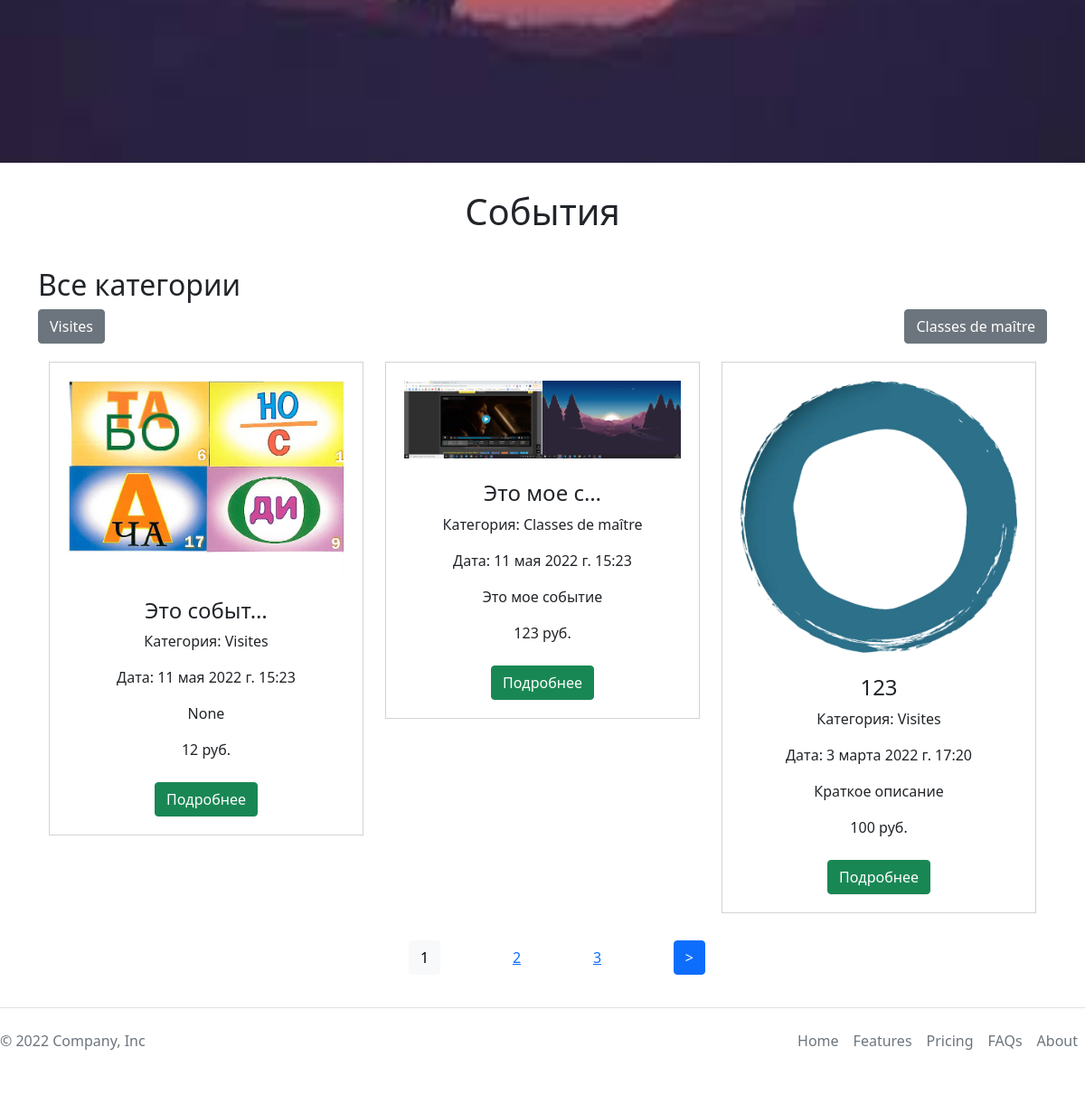
Before: /ru/ (lower part) with the older database file.
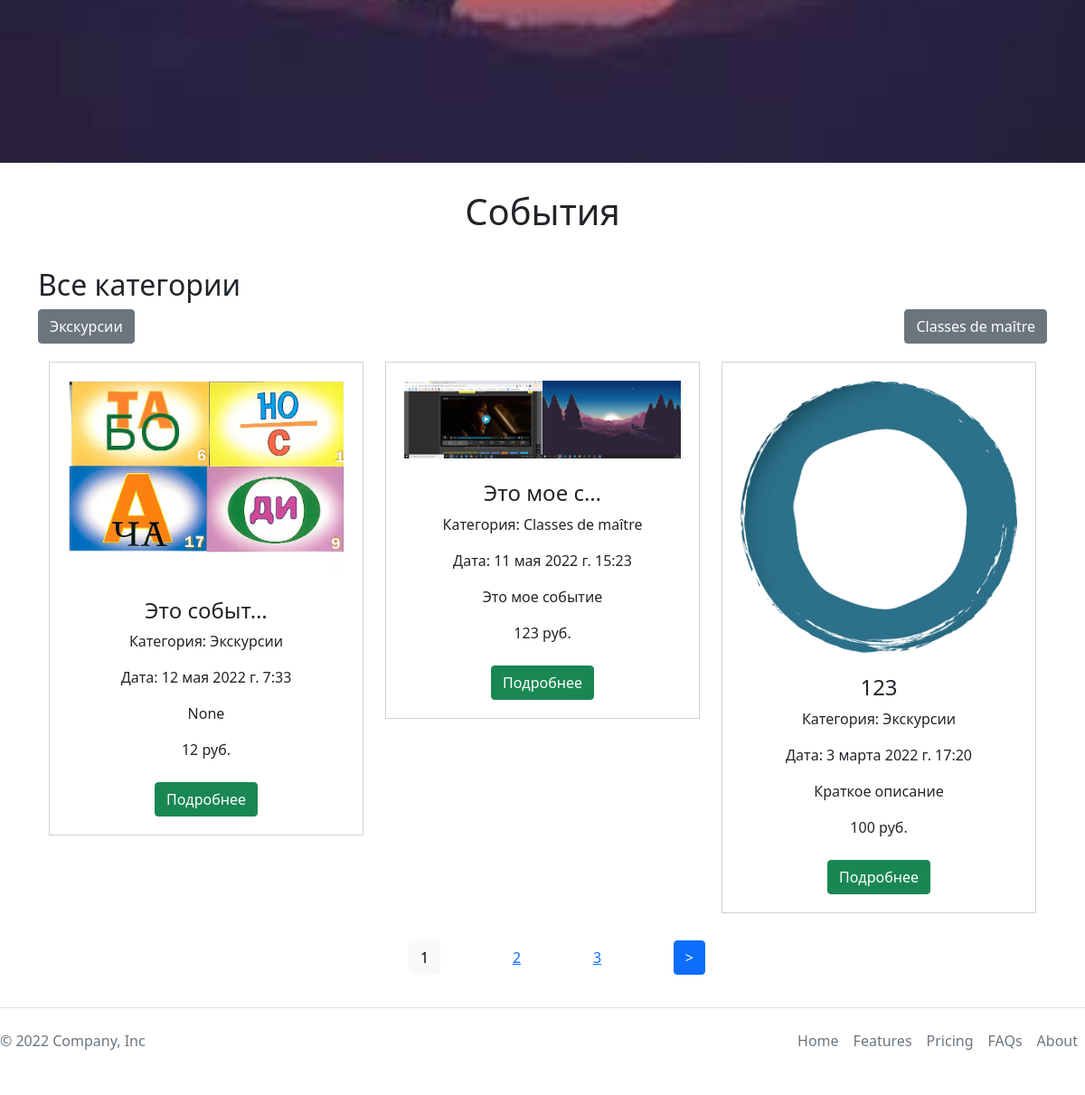
After: the same page with the newer database file.
### main/models.py (models this page shows, shortened)
class Category(models.Model):
    name = models.CharField(max_length=100, db_index=True,
                            verbose_name='Название категории')
    slug = models.SlugField(unique=True, db_index=True, verbose_name='URL')
    is_active = models.BooleanField(default=True)
    def __str__(self):
        return self.name
    def get_absolute_url(self):
        return reverse('category', kwargs={'cat_slug': self.slug})
    class Meta:
        verbose_name = "Категория"
        verbose_name_plural = 'Категории'

class Event(models.Model):
    title = models.CharField('Название', max_length=50)
    price = models.DecimalField(
        max_digits=10, decimal_places=0, default=0)
    discount = models.IntegerField(blank=True, null=True, default=0)
    slug = models.SlugField(unique=True, db_index=True, verbose_name='URL')
    author = models.ForeignKey(User, on_delete=models.PROTECT, default=1)
    short_description = models.TextField(
        'Краткое описание', blank=True, null=True, default=None)
    description = models.TextField('Описание')
    photo = models.ImageField(
        'Фото', upload_to="photos/%Y/%m/%d/", null=True)
    time_create = models.DateTimeField('Дата создания', auto_now_add=True)
    time_upload = models.DateTimeField('Дата изменения', auto_now=True)
    is_published = models.BooleanField('Публикация', default=True)
    is_popular = models.BooleanField(default=False)
    is_promo = models.BooleanField(default=False)
    cat = models.ForeignKey('Category',
                            on_delete=models.PROTECT, verbose_name='Категория')
    class Meta:
        verbose_name = "Событие"
        verbose_name_plural = "События"
        ordering = ['-time_create', 'title']
    def get_absolute_url(self):
        return reverse('event', kwargs={'event_slug': self.slug})

### main/views.py (the view)
# urls.py: path('', views.EventHome.as_view(),  name="home"),
class EventHome(DataMixin, ListView):
    model = Event
    template_name = 'main/index.html'
    context_object_name = 'events'
    def get_context_data(self, *, object_list=None, **kwargs):
        context = super().get_context_data(**kwargs)
        c_def = self.get_user_context(title="Главная страница")
        return dict(list(context.items()) + list(c_def.items()))
    def get_queryset(self):
        return Event.objects.filter(is_published=True).select_related('cat')

### main/utils.py (called while the page is built)
    def get_user_context(self, **kwargs):
        context = kwargs
        cats = Category.objects.annotate(Count('event'))
        user_menu = menu.copy()
        if not self.request.user.is_authenticated:
            user_menu.pop(2)
            user_menu.pop(3)
        context['menu'] = user_menu
        context['cats'] = cats
        if 'cat_selected' not in context:
            context['cat_selected'] = 0
        return context

### main/templates/main/index.html
{% extends 'main/base.html' %}
{% load main_tags %}
{% load static %}
{% load i18n %}
{% block content %}
<img class="img-fluid" src="{% static 'main/images/bkg.jpg' %}" style="width: 100%;">
<div class="container">
    <div class="events_type">
        <h1 class="common_h2">
            {% trans 'События'%}
        </h1>
        <h2>
            {% trans 'Все категории'%}
        </h2>
        <div class="events_type__list">
            {% for c in cats %}
            {% if c.event__count > 0 %}
            {% if c.pk == cat_selected %}
            <div class="btn btn-outline-success">
                {{ c.name }}
            </div>
            {% else %}
            <a class="btn btn-secondary" href="{{ c.get_absolute_url }}"> {{ c.name }}</a>
            {% endif %}
            {% endif %}
            {% endfor %}
        </div>
        <div class="section section1">
            <div class="container">
                <div class="row">
                    {% for e in events %}
                    <div class="col-lg-4">
                        <div class="product-item">
                            <div>
                                {% if e.photo %}
                                <img class="img-fluid" src=" {{ e.photo.url }}" alt="">
                                {% endif %}
                            </div>
                            <br>
                            <h4>{{e.title|truncatechars_html:10}}</h4>
                            <p>
                                {% trans 'Категория'%}: {{ e.cat }}
                            </p>
                            <p>
                                {% trans 'Дата'%}: {{ e.time_upload }}
                            </p>
                            <p>{{e.short_description|linebreaks }}</p>
                            <div>
                                {{ e.price }} руб.
                            </div>
                            <br>
                            <div class="add-to-card-btn">
                                <a class="btn btn-success" href="{{ e.get_absolute_url }}">{% trans 'Подробнее'%}</a>
                            </div>
                        </div>
                    </div>
                    {% endfor %}
                </div>
            </div>
        </div>
    </div>
</div>
{% endblock %}

### main/templates/main/base.html (shortened to what this page needs)
{% load static %}
{% load i18n %}
<!DOCTYPE html>
<html lang="ru">
<head>
    <link rel="stylesheet" href="{% static 'main/css/style.css' %}">
    <link rel="stylesheet" href="https://cdn.jsdelivr.net/npm/bootstrap@5.1.3/dist/css/bootstrap.min.css">
</head>
<body class="wrapper">
    {% block content %}{% endblock %}
    {% if page_obj.has_other_pages %}
    <nav>
        <ul class="nmb">
            {% for p in paginator.page_range%}
            {% if page_obj.number == p %}
            <li class="btn btn-light">
                {{p}}
            </li>
            {% elif p >= page_obj.number|add:-2 and p <= page_obj.number|add:2 %} <li>
                <a href="?page={{ p }}"> {{ p }} </a>
                </li>
                {% endif %}
                {% endfor %}
                {% if page_obj.has_next %}
                <li>
                    <a class="btn btn-primary" href="?page={{ page_obj.next_page_number }}">&gt;</a>
                </li>
                {% endif %}
        </ul>
    </nav>
    {% endif %}
    {% include 'main/footer.html' %}
</body>
</html>

### main/templates/main/navbar.html (shortened to what this page needs)
{% load i18n %}

### main/templates/main/footer.html
<div class="container">
    <footer class="d-flex flex-wrap justify-content-between align-items-center py-3 my-4 border-top">
        <p class="col-md-4 mb-0 text-muted">&copy; 2022 Company, Inc</p>
        <a href="/"
            class="col-md-4 d-flex align-items-center justify-content-center mb-3 mb-md-0 me-md-auto link-dark text-decoration-none">
            <svg class="bi me-2" width="40" height="32">
                <use xlink:href="#bootstrap" />
            </svg>
        </a>
        <ul class="nav col-md-4 justify-content-end">
            <li class="nav-item"><a href="#" class="nav-link px-2 text-muted">Home</a></li>
            <li class="nav-item"><a href="#" class="nav-link px-2 text-muted">Features</a></li>
            <li class="nav-item"><a href="#" class="nav-link px-2 text-muted">Pricing</a></li>
            <li class="nav-item"><a href="#" class="nav-link px-2 text-muted">FAQs</a></li>
            <li class="nav-item"><a href="#" class="nav-link px-2 text-muted">About</a></li>
        </ul>
    </footer>
</div>

### main/static/main/css/style.css (style rules this page uses)
html, body { position: relative; min-height: 100vh; background-color: #edeef0; }
body { padding-bottom: 133px; }
footer { position: absolute; width: 100%; left: 0; right: 0; bottom: 0; }
.nmb { display: flex; width: 30%; margin: 30px auto 0; justify-content: space-between; align-items: center; }
.nmb a { display: block; }
* { margin: 0; padding: 0; box-sizing: border-box; list-style: none; text-decoration: none; }
.container { max-width: 1400px; width: 100%; padding: 0 30px; margin: 0 auto; }
.common_h2 { width: 100%; padding: 30px 0; text-align: center; }
.events_type__list { display: flex; justify-content: space-between; }
.product-item { position: relative; height: auto; margin-top: 20px; padding: 20px; text-align: center; background-color: #fff; border: 1px solid lightgray; }

Changed rows visible on the page:
changed Category: name "Visites" → "Экскурсии"
changed Event "None": cat "Visites" → "Экскурсии"; time_upload "11 мая 2022 г. 15:23" → "12 мая 2022 г. 7:33"
changed through a linked row, Event "3 марта 2022 г. 17:20": cat "Visites" → "Экскурсии"
